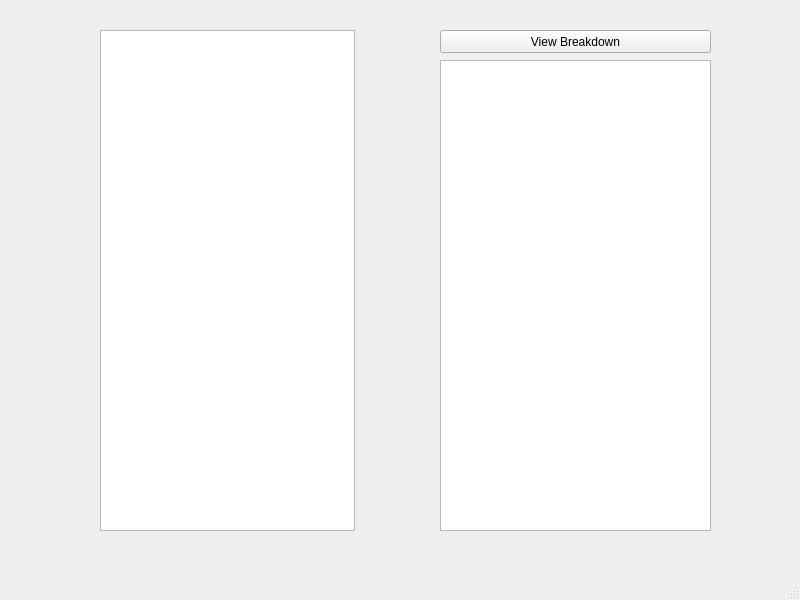
<?xml version="1.0" encoding="UTF-8"?>
<ui version="4.0">
 <class>SecondWindow</class>
 <widget class="QMainWindow" name="SecondWindow">
  <property name="geometry">
   <rect>
    <x>0</x>
    <y>0</y>
    <width>800</width>
    <height>600</height>
   </rect>
  </property>
  <property name="windowTitle">
   <string>MainWindow</string>
  </property>
  <widget class="QWidget" name="centralwidget">
   <widget class="QPushButton" name="breakdownButton">
    <property name="geometry">
     <rect>
      <x>440</x>
      <y>30</y>
      <width>271</width>
      <height>23</height>
     </rect>
    </property>
    <property name="text">
     <string>View Breakdown</string>
    </property>
   </widget>
   <widget class="QTextBrowser" name="breakdownBox">
    <property name="geometry">
     <rect>
      <x>440</x>
      <y>60</y>
      <width>271</width>
      <height>471</height>
     </rect>
    </property>
   </widget>
   <widget class="QTextEdit" name="allergyBox">
    <property name="geometry">
     <rect>
      <x>100</x>
      <y>30</y>
      <width>255</width>
      <height>501</height>
     </rect>
    </property>
   </widget>
  </widget>
  <widget class="QMenuBar" name="menubar">
   <property name="geometry">
    <rect>
     <x>0</x>
     <y>0</y>
     <width>800</width>
     <height>21</height>
    </rect>
   </property>
  </widget>
  <widget class="QStatusBar" name="statusbar"/>
 </widget>
 <resources/>
 <connections/>
</ui>
